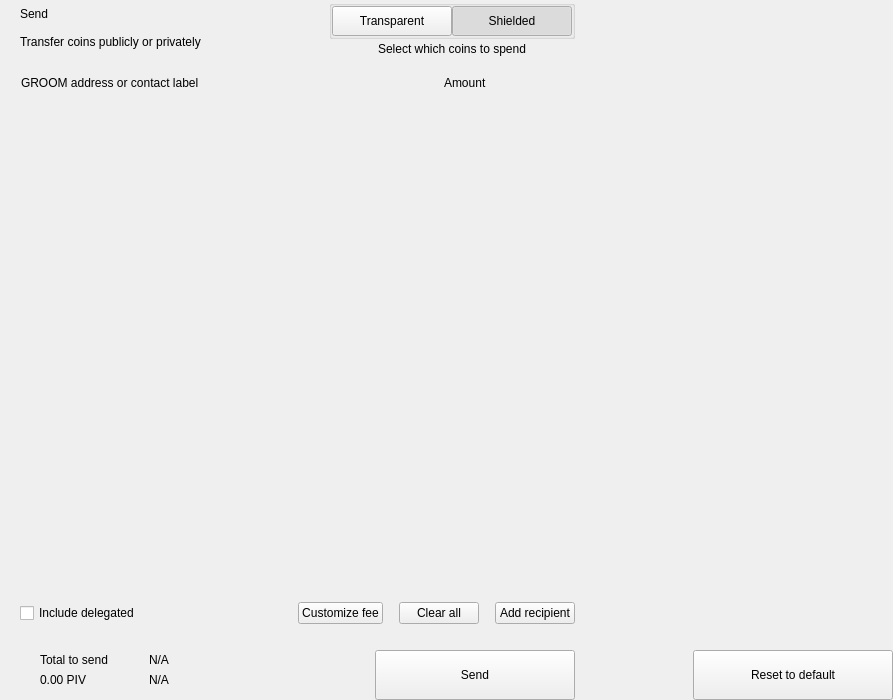
<?xml version="1.0" encoding="UTF-8"?>
<ui version="4.0">
 <class>send</class>
 <widget class="QWidget" name="send">
  <property name="geometry">
   <rect>
    <x>0</x>
    <y>0</y>
    <width>893</width>
    <height>700</height>
   </rect>
  </property>
  <property name="windowTitle">
   <string>Form</string>
  </property>
  <layout class="QHBoxLayout" name="horizontalLayout_2" stretch="2,1">
   <property name="spacing">
    <number>0</number>
   </property>
   <property name="leftMargin">
    <number>0</number>
   </property>
   <property name="topMargin">
    <number>0</number>
   </property>
   <property name="rightMargin">
    <number>0</number>
   </property>
   <property name="bottomMargin">
    <number>0</number>
   </property>
   <item>
    <widget class="QWidget" name="left" native="true">
     <layout class="QVBoxLayout" name="verticalLayout_3">
      <property name="spacing">
       <number>0</number>
      </property>
      <property name="leftMargin">
       <number>0</number>
      </property>
      <property name="topMargin">
       <number>0</number>
      </property>
      <property name="rightMargin">
       <number>0</number>
      </property>
      <property name="bottomMargin">
       <number>0</number>
      </property>
      <item>
       <layout class="QVBoxLayout" name="verticalLayout_22" stretch="0,0,0,1,0,0,0,0">
        <property name="spacing">
         <number>0</number>
        </property>
        <item>
         <layout class="QHBoxLayout" name="horizontalLayout_3">
          <property name="spacing">
           <number>0</number>
          </property>
          <property name="leftMargin">
           <number>20</number>
          </property>
          <property name="rightMargin">
           <number>20</number>
          </property>
          <item>
           <layout class="QVBoxLayout" name="verticalLayout">
            <property name="spacing">
             <number>0</number>
            </property>
            <item>
             <widget class="QLabel" name="labelTitle">
              <property name="text">
               <string>Send</string>
              </property>
              <property name="alignment">
               <set>Qt::AlignLeading|Qt::AlignLeft|Qt::AlignVCenter</set>
              </property>
             </widget>
            </item>
            <item>
             <widget class="QLabel" name="labelSubtitle1">
              <property name="text">
               <string>Transfer coins publicly or privately</string>
              </property>
             </widget>
            </item>
           </layout>
          </item>
          <item>
           <spacer name="horizontalSpacer">
            <property name="orientation">
             <enum>Qt::Horizontal</enum>
            </property>
            <property name="sizeHint" stdset="0">
             <size>
              <width>40</width>
              <height>20</height>
             </size>
            </property>
           </spacer>
          </item>
          <item>
           <layout class="QVBoxLayout" name="verticalLayout_6">
            <property name="spacing">
             <number>3</number>
            </property>
            <item alignment="Qt::AlignHCenter">
             <widget class="QGroupBox" name="groupBox">
              <property name="styleSheet">
               <string notr="true">#groupBox{
padding-top:2px;
}</string>
              </property>
              <property name="title">
               <string/>
              </property>
              <property name="alignment">
               <set>Qt::AlignCenter</set>
              </property>
              <layout class="QHBoxLayout" name="horizontalLayout_4">
               <property name="spacing">
                <number>0</number>
               </property>
               <property name="leftMargin">
                <number>0</number>
               </property>
               <property name="topMargin">
                <number>0</number>
               </property>
               <property name="rightMargin">
                <number>0</number>
               </property>
               <property name="bottomMargin">
                <number>0</number>
               </property>
               <item>
                <widget class="QPushButton" name="pushLeft">
                 <property name="minimumSize">
                  <size>
                   <width>120</width>
                   <height>30</height>
                  </size>
                 </property>
                 <property name="maximumSize">
                  <size>
                   <width>120</width>
                   <height>30</height>
                  </size>
                 </property>
                 <property name="focusPolicy">
                  <enum>Qt::NoFocus</enum>
                 </property>
                 <property name="text">
                  <string>Transparent</string>
                 </property>
                 <property name="checkable">
                  <bool>true</bool>
                 </property>
                 <property name="autoExclusive">
                  <bool>true</bool>
                 </property>
                </widget>
               </item>
               <item>
                <widget class="QPushButton" name="pushRight">
                 <property name="minimumSize">
                  <size>
                   <width>120</width>
                   <height>30</height>
                  </size>
                 </property>
                 <property name="maximumSize">
                  <size>
                   <width>120</width>
                   <height>30</height>
                  </size>
                 </property>
                 <property name="focusPolicy">
                  <enum>Qt::NoFocus</enum>
                 </property>
                 <property name="text">
                  <string>Shielded</string>
                 </property>
                 <property name="checkable">
                  <bool>true</bool>
                 </property>
                 <property name="checked">
                  <bool>true</bool>
                 </property>
                 <property name="autoExclusive">
                  <bool>true</bool>
                 </property>
                </widget>
               </item>
              </layout>
             </widget>
            </item>
            <item alignment="Qt::AlignHCenter|Qt::AlignTop">
             <widget class="QLabel" name="labelSubtitle2">
              <property name="styleSheet">
               <string notr="true"/>
              </property>
              <property name="text">
               <string>Select which coins to spend</string>
              </property>
              <property name="alignment">
               <set>Qt::AlignCenter</set>
              </property>
              <property name="indent">
               <number>0</number>
              </property>
             </widget>
            </item>
           </layout>
          </item>
         </layout>
        </item>
        <item>
         <spacer name="verticalSpacer_2">
          <property name="orientation">
           <enum>Qt::Vertical</enum>
          </property>
          <property name="sizeType">
           <enum>QSizePolicy::Fixed</enum>
          </property>
          <property name="sizeHint" stdset="0">
           <size>
            <width>20</width>
            <height>20</height>
           </size>
          </property>
         </spacer>
        </item>
        <item>
         <layout class="QHBoxLayout" name="horizontalLayout" stretch="6,0,2">
          <property name="spacing">
           <number>0</number>
          </property>
          <property name="leftMargin">
           <number>10</number>
          </property>
          <property name="topMargin">
           <number>0</number>
          </property>
          <property name="rightMargin">
           <number>20</number>
          </property>
          <property name="bottomMargin">
           <number>0</number>
          </property>
          <item>
           <widget class="QLabel" name="labelSubtitleAddress">
            <property name="styleSheet">
             <string notr="true">margin-left:8px;</string>
            </property>
            <property name="text">
             <string>GROOM address or contact label</string>
            </property>
           </widget>
          </item>
          <item>
           <spacer name="horizontalSpacer_3">
            <property name="orientation">
             <enum>Qt::Horizontal</enum>
            </property>
            <property name="sizeType">
             <enum>QSizePolicy::Fixed</enum>
            </property>
            <property name="sizeHint" stdset="0">
             <size>
              <width>40</width>
              <height>1</height>
             </size>
            </property>
           </spacer>
          </item>
          <item>
           <widget class="QLabel" name="labelSubtitleAmount">
            <property name="text">
             <string>Amount</string>
            </property>
           </widget>
          </item>
         </layout>
        </item>
        <item>
         <widget class="QScrollArea" name="scrollArea">
          <property name="minimumSize">
           <size>
            <width>0</width>
            <height>350</height>
           </size>
          </property>
          <property name="styleSheet">
           <string notr="true">#scrollArea {
            background:transparent;
            margin-top:10px;
}</string>
          </property>
          <property name="horizontalScrollBarPolicy">
           <enum>Qt::ScrollBarAlwaysOff</enum>
          </property>
          <property name="sizeAdjustPolicy">
           <enum>QAbstractScrollArea::AdjustIgnored</enum>
          </property>
          <property name="widgetResizable">
           <bool>true</bool>
          </property>
          <property name="alignment">
           <set>Qt::AlignLeading|Qt::AlignLeft|Qt::AlignTop</set>
          </property>
          <widget class="QWidget" name="scrollAreaWidgetContents">
           <property name="geometry">
            <rect>
             <x>0</x>
             <y>0</y>
             <width>591</width>
             <height>16</height>
            </rect>
           </property>
           <property name="sizePolicy">
            <sizepolicy hsizetype="Preferred" vsizetype="Maximum">
             <horstretch>0</horstretch>
             <verstretch>0</verstretch>
            </sizepolicy>
           </property>
           <property name="autoFillBackground">
            <bool>false</bool>
           </property>
           <property name="styleSheet">
            <string notr="true">#scrollAreaWidgetContents {
             background:transparent;
             }</string>
           </property>
           <layout class="QVBoxLayout" name="verticalLayout_7">
            <property name="spacing">
             <number>0</number>
            </property>
            <property name="sizeConstraint">
             <enum>QLayout::SetDefaultConstraint</enum>
            </property>
            <property name="leftMargin">
             <number>0</number>
            </property>
            <property name="topMargin">
             <number>0</number>
            </property>
            <property name="rightMargin">
             <number>0</number>
            </property>
            <property name="bottomMargin">
             <number>0</number>
            </property>
           </layout>
          </widget>
         </widget>
        </item>
        <item>
         <spacer name="verticalSpacer_4">
          <property name="orientation">
           <enum>Qt::Vertical</enum>
          </property>
          <property name="sizeType">
           <enum>QSizePolicy::Fixed</enum>
          </property>
          <property name="sizeHint" stdset="0">
           <size>
            <width>20</width>
            <height>20</height>
           </size>
          </property>
         </spacer>
        </item>
        <item>
         <layout class="QHBoxLayout" name="horizontalLayout_20">
          <property name="spacing">
           <number>6</number>
          </property>
          <property name="leftMargin">
           <number>20</number>
          </property>
          <property name="rightMargin">
           <number>20</number>
          </property>
          <item>
           <widget class="QCheckBox" name="checkBoxDelegations">
            <property name="layoutDirection">
             <enum>Qt::LeftToRight</enum>
            </property>
            <property name="text">
             <string>Include delegated</string>
            </property>
           </widget>
          </item>
          <item>
           <spacer name="horizontalSpacer_4">
            <property name="orientation">
             <enum>Qt::Horizontal</enum>
            </property>
            <property name="sizeHint" stdset="0">
             <size>
              <width>10</width>
              <height>20</height>
             </size>
            </property>
           </spacer>
          </item>
          <item>
           <widget class="QPushButton" name="pushButtonFee">
            <property name="focusPolicy">
             <enum>Qt::NoFocus</enum>
            </property>
            <property name="text">
             <string>Customize fee</string>
            </property>
           </widget>
          </item>
          <item>
           <spacer name="horizontalSpacer_11">
            <property name="orientation">
             <enum>Qt::Horizontal</enum>
            </property>
            <property name="sizeType">
             <enum>QSizePolicy::Minimum</enum>
            </property>
            <property name="sizeHint" stdset="0">
             <size>
              <width>10</width>
              <height>20</height>
             </size>
            </property>
           </spacer>
          </item>
          <item>
           <widget class="QPushButton" name="pushButtonClear">
            <property name="focusPolicy">
             <enum>Qt::NoFocus</enum>
            </property>
            <property name="layoutDirection">
             <enum>Qt::RightToLeft</enum>
            </property>
            <property name="text">
             <string>Clear all</string>
            </property>
           </widget>
          </item>
          <item>
           <spacer name="horizontalSpacer_6">
            <property name="orientation">
             <enum>Qt::Horizontal</enum>
            </property>
            <property name="sizeType">
             <enum>QSizePolicy::Fixed</enum>
            </property>
            <property name="sizeHint" stdset="0">
             <size>
              <width>10</width>
              <height>20</height>
             </size>
            </property>
           </spacer>
          </item>
          <item>
           <widget class="QPushButton" name="pushButtonAddRecipient">
            <property name="focusPolicy">
             <enum>Qt::NoFocus</enum>
            </property>
            <property name="text">
             <string>Add recipient</string>
            </property>
           </widget>
          </item>
         </layout>
        </item>
        <item>
         <spacer name="verticalSpacer">
          <property name="orientation">
           <enum>Qt::Vertical</enum>
          </property>
          <property name="sizeType">
           <enum>QSizePolicy::Fixed</enum>
          </property>
          <property name="sizeHint" stdset="0">
           <size>
            <width>20</width>
            <height>16</height>
           </size>
          </property>
         </spacer>
        </item>
        <item>
         <layout class="QHBoxLayout" name="horizontalLayout_7">
          <property name="rightMargin">
           <number>20</number>
          </property>
          <item>
           <layout class="QHBoxLayout" name="horizontalLayout_10">
            <property name="spacing">
             <number>0</number>
            </property>
            <property name="leftMargin">
             <number>8</number>
            </property>
            <item>
             <widget class="QStackedWidget" name="stackedWidget">
              <property name="minimumSize">
               <size>
                <width>0</width>
                <height>60</height>
               </size>
              </property>
              <property name="maximumSize">
               <size>
                <width>16777215</width>
                <height>60</height>
               </size>
              </property>
              <widget class="QWidget" name="page1">
               <layout class="QVBoxLayout" name="verticalLayout_71" stretch="0">
                <property name="spacing">
                 <number>6</number>
                </property>
                <property name="leftMargin">
                 <number>12</number>
                </property>
                <property name="topMargin">
                 <number>0</number>
                </property>
                <property name="rightMargin">
                 <number>0</number>
                </property>
                <property name="bottomMargin">
                 <number>0</number>
                </property>
                <item>
                 <widget class="QWidget" name="coinWidget" native="true">
                  <property name="minimumSize">
                   <size>
                    <width>0</width>
                    <height>60</height>
                   </size>
                  </property>
                  <property name="maximumSize">
                   <size>
                    <width>16777215</width>
                    <height>60</height>
                   </size>
                  </property>
                  <layout class="QHBoxLayout" name="horizontalLayout_9">
                   <property name="spacing">
                    <number>0</number>
                   </property>
                   <property name="leftMargin">
                    <number>20</number>
                   </property>
                   <property name="topMargin">
                    <number>10</number>
                   </property>
                   <property name="rightMargin">
                    <number>20</number>
                   </property>
                   <property name="bottomMargin">
                    <number>10</number>
                   </property>
                   <item>
                    <layout class="QVBoxLayout" name="verticalSend">
                     <property name="spacing">
                      <number>0</number>
                     </property>
                     <item>
                      <widget class="QLabel" name="labelTitleTotalSend">
                       <property name="text">
                        <string>Total to send</string>
                       </property>
                      </widget>
                     </item>
                     <item>
                      <widget class="QLabel" name="labelAmountSend">
                       <property name="text">
                        <string notr="true">0.00 PIV</string>
                       </property>
                      </widget>
                     </item>
                    </layout>
                   </item>
                   <item>
                    <spacer name="horizontalSpacer_9">
                     <property name="orientation">
                      <enum>Qt::Horizontal</enum>
                     </property>
                     <property name="sizeType">
                      <enum>QSizePolicy::Fixed</enum>
                     </property>
                     <property name="sizeHint" stdset="0">
                      <size>
                       <width>20</width>
                       <height>20</height>
                      </size>
                     </property>
                    </spacer>
                   </item>
                   <item>
                    <widget class="QLabel" name="labelLine">
                     <property name="minimumSize">
                      <size>
                       <width>1</width>
                       <height>0</height>
                      </size>
                     </property>
                     <property name="maximumSize">
                      <size>
                       <width>1</width>
                       <height>16777215</height>
                      </size>
                     </property>
                     <property name="text">
                      <string/>
                     </property>
                    </widget>
                   </item>
                   <item>
                    <spacer name="horizontalSpacer_10">
                     <property name="orientation">
                      <enum>Qt::Horizontal</enum>
                     </property>
                     <property name="sizeType">
                      <enum>QSizePolicy::Fixed</enum>
                     </property>
                     <property name="sizeHint" stdset="0">
                      <size>
                       <width>20</width>
                       <height>20</height>
                      </size>
                     </property>
                    </spacer>
                   </item>
                   <item>
                    <layout class="QVBoxLayout" name="verticalRemaining">
                     <property name="spacing">
                      <number>0</number>
                     </property>
                     <item>
                      <widget class="QLabel" name="labelTitleTotalRemaining">
                       <property name="text">
                        <string notr="true">N/A</string>
                       </property>
                      </widget>
                     </item>
                     <item>
                      <widget class="QLabel" name="labelAmountRemaining">
                       <property name="text">
                        <string notr="true">N/A</string>
                       </property>
                      </widget>
                     </item>
                    </layout>
                   </item>
                  </layout>
                 </widget>
                </item>
               </layout>
              </widget>
              <widget class="QWidget" name="page_2"/>
             </widget>
            </item>
           </layout>
          </item>
          <item>
           <spacer name="horizontalSpacer_5">
            <property name="orientation">
             <enum>Qt::Horizontal</enum>
            </property>
            <property name="sizeType">
             <enum>QSizePolicy::Expanding</enum>
            </property>
            <property name="sizeHint" stdset="0">
             <size>
              <width>40</width>
              <height>20</height>
             </size>
            </property>
           </spacer>
          </item>
          <item alignment="Qt::AlignBottom">
           <widget class="QPushButton" name="pushButtonSave">
            <property name="minimumSize">
             <size>
              <width>200</width>
              <height>50</height>
             </size>
            </property>
            <property name="maximumSize">
             <size>
              <width>200</width>
              <height>50</height>
             </size>
            </property>
            <property name="focusPolicy">
             <enum>Qt::NoFocus</enum>
            </property>
            <property name="text">
             <string>Send</string>
            </property>
           </widget>
          </item>
         </layout>
        </item>
       </layout>
      </item>
     </layout>
    </widget>
   </item>
   <item>
    <widget class="QWidget" name="right" native="true">
     <layout class="QVBoxLayout" name="verticalLayout_5">
      <property name="leftMargin">
       <number>0</number>
      </property>
      <property name="topMargin">
       <number>0</number>
      </property>
      <property name="rightMargin">
       <number>0</number>
      </property>
      <property name="bottomMargin">
       <number>0</number>
      </property>
      <item>
       <layout class="QVBoxLayout" name="verticalLayout_4">
        <property name="spacing">
         <number>6</number>
        </property>
        <item>
         <widget class="OptionButton" name="btnCoinControl" native="true">
          <property name="minimumSize">
           <size>
            <width>0</width>
            <height>50</height>
           </size>
          </property>
         </widget>
        </item>
        <item>
         <widget class="OptionButton" name="btnChangeAddress" native="true">
          <property name="minimumSize">
           <size>
            <width>0</width>
            <height>50</height>
           </size>
          </property>
         </widget>
        </item>
        <item>
         <widget class="OptionButton" name="btnUri" native="true">
          <property name="minimumSize">
           <size>
            <width>0</width>
            <height>50</height>
           </size>
          </property>
         </widget>
        </item>
        <item>
         <widget class="OptionButton" name="btnShieldCoins" native="true">
          <property name="minimumSize">
           <size>
            <width>0</width>
            <height>50</height>
           </size>
          </property>
         </widget>
        </item>
        <item>
         <spacer name="verticalSpacer_5">
          <property name="orientation">
           <enum>Qt::Vertical</enum>
          </property>
          <property name="sizeHint" stdset="0">
           <size>
            <width>20</width>
            <height>40</height>
           </size>
          </property>
         </spacer>
        </item>
        <item>
         <layout class="QHBoxLayout" name="horizontalLayout_8">
          <item>
           <spacer name="horizontalSpacer_7">
            <property name="orientation">
             <enum>Qt::Horizontal</enum>
            </property>
            <property name="sizeHint" stdset="0">
             <size>
              <width>40</width>
              <height>20</height>
             </size>
            </property>
           </spacer>
          </item>
          <item>
           <widget class="QPushButton" name="pushButtonReset">
            <property name="minimumSize">
             <size>
              <width>200</width>
              <height>50</height>
             </size>
            </property>
            <property name="maximumSize">
             <size>
              <width>200</width>
              <height>50</height>
             </size>
            </property>
            <property name="focusPolicy">
             <enum>Qt::NoFocus</enum>
            </property>
            <property name="text">
             <string>Reset to default</string>
            </property>
           </widget>
          </item>
         </layout>
        </item>
       </layout>
      </item>
     </layout>
    </widget>
   </item>
  </layout>
 </widget>
 <customwidgets>
  <customwidget>
   <class>OptionButton</class>
   <extends>QWidget</extends>
   <header>qt/groom/optionbutton.h</header>
   <container>1</container>
  </customwidget>
 </customwidgets>
 <resources/>
 <connections/>
</ui>
